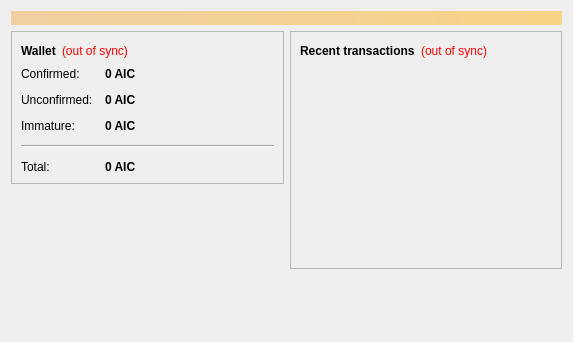
<?xml version="1.0" encoding="UTF-8"?>
<ui version="4.0">
 <class>OverviewPage</class>
 <widget class="QWidget" name="OverviewPage">
  <property name="geometry">
   <rect>
    <x>0</x>
    <y>0</y>
    <width>573</width>
    <height>342</height>
   </rect>
  </property>
  <property name="windowTitle">
   <string>Form</string>
  </property>
  <layout class="QVBoxLayout" name="topLayout">
   <item>
    <widget class="QLabel" name="labelAlerts">
     <property name="visible">
      <bool>false</bool>
     </property>
     <property name="styleSheet">
      <string notr="true">background-color: qlineargradient(x1: 0, y1: 0, x2: 1, y2: 0, stop:0 #F0D0A0, stop:1 #F8D488); color:#000000;</string>
     </property>
     <property name="wordWrap">
      <bool>true</bool>
     </property>
     <property name="margin">
      <number>3</number>
     </property>
    </widget>
   </item>
   <item>
    <layout class="QHBoxLayout" name="horizontalLayout" stretch="1,1">
     <item>
      <layout class="QVBoxLayout" name="verticalLayout_2">
       <item>
        <widget class="QFrame" name="frame">
         <property name="frameShape">
          <enum>QFrame::StyledPanel</enum>
         </property>
         <property name="frameShadow">
          <enum>QFrame::Raised</enum>
         </property>
         <layout class="QVBoxLayout" name="verticalLayout_4">
          <item>
           <layout class="QHBoxLayout" name="horizontalLayout_4">
            <item>
             <widget class="QLabel" name="label_5">
              <property name="font">
               <font>
                <weight>75</weight>
                <bold>true</bold>
               </font>
              </property>
              <property name="text">
               <string>Wallet</string>
              </property>
             </widget>
            </item>
            <item>
             <widget class="QLabel" name="labelWalletStatus">
              <property name="toolTip">
               <string>The displayed information may be out of date. Your wallet automatically synchronizes with the AladinCoin network after a connection is established, but this process has not completed yet.</string>
              </property>
              <property name="styleSheet">
               <string notr="true">QLabel { color: red; }</string>
              </property>
              <property name="text">
               <string notr="true">(out of sync)</string>
              </property>
              <property name="alignment">
               <set>Qt::AlignLeading|Qt::AlignLeft|Qt::AlignVCenter</set>
              </property>
             </widget>
            </item>
            <item>
             <spacer name="horizontalSpacer_2">
              <property name="orientation">
               <enum>Qt::Horizontal</enum>
              </property>
              <property name="sizeHint" stdset="0">
               <size>
                <width>40</width>
                <height>20</height>
               </size>
              </property>
             </spacer>
            </item>
           </layout>
          </item>
          <item>
           <layout class="QFormLayout" name="formLayout_2">
            <property name="fieldGrowthPolicy">
             <enum>QFormLayout::AllNonFixedFieldsGrow</enum>
            </property>
            <property name="horizontalSpacing">
             <number>12</number>
            </property>
            <property name="verticalSpacing">
             <number>12</number>
            </property>
            <item row="0" column="0">
             <widget class="QLabel" name="label">
              <property name="text">
               <string>Confirmed:</string>
              </property>
             </widget>
            </item>
            <item row="0" column="1">
             <widget class="QLabel" name="labelBalance">
              <property name="font">
               <font>
                <weight>75</weight>
                <bold>true</bold>
               </font>
              </property>
              <property name="cursor">
               <cursorShape>IBeamCursor</cursorShape>
              </property>
              <property name="toolTip">
               <string>Your current spendable balance</string>
              </property>
              <property name="text">
               <string notr="true">0 AIC</string>
              </property>
              <property name="textInteractionFlags">
               <set>Qt::LinksAccessibleByMouse|Qt::TextSelectableByKeyboard|Qt::TextSelectableByMouse</set>
              </property>
             </widget>
            </item>
            <item row="1" column="0">
             <widget class="QLabel" name="label_3">
              <property name="text">
               <string>Unconfirmed:</string>
              </property>
             </widget>
            </item>
            <item row="1" column="1">
             <widget class="QLabel" name="labelUnconfirmed">
              <property name="font">
               <font>
                <weight>75</weight>
                <bold>true</bold>
               </font>
              </property>
              <property name="cursor">
               <cursorShape>IBeamCursor</cursorShape>
              </property>
              <property name="toolTip">
               <string>Total of transactions that have yet to be confirmed, and do not yet count toward the spendable balance</string>
              </property>
              <property name="text">
               <string notr="true">0 AIC</string>
              </property>
              <property name="textInteractionFlags">
               <set>Qt::LinksAccessibleByMouse|Qt::TextSelectableByKeyboard|Qt::TextSelectableByMouse</set>
              </property>
             </widget>
            </item>
            <item row="2" column="0">
             <widget class="QLabel" name="labelImmatureText">
              <property name="text">
               <string>Immature:</string>
              </property>
             </widget>
            </item>
            <item row="2" column="1">
             <widget class="QLabel" name="labelImmature">
              <property name="font">
               <font>
                <weight>75</weight>
                <bold>true</bold>
               </font>
              </property>
              <property name="toolTip">
               <string>Mined balance that has not yet matured</string>
              </property>
              <property name="text">
               <string notr="true">0 AIC</string>
              </property>
              <property name="textInteractionFlags">
               <set>Qt::LinksAccessibleByMouse|Qt::TextSelectableByKeyboard|Qt::TextSelectableByMouse</set>
              </property>
             </widget>
            </item>
            <item row="4" column="0">
             <widget class="QLabel" name="labelTotalText">
              <property name="text">
               <string>Total:</string>
              </property>
             </widget>
            </item>
            <item row="4" column="1">
             <widget class="QLabel" name="labelTotal">
              <property name="font">
               <font>
                <weight>75</weight>
                <bold>true</bold>
               </font>
              </property>
              <property name="cursor">
               <cursorShape>IBeamCursor</cursorShape>
              </property>
              <property name="toolTip">
               <string>Your current total balance</string>
              </property>
              <property name="text">
               <string notr="true">0 AIC</string>
              </property>
              <property name="textInteractionFlags">
               <set>Qt::LinksAccessibleByMouse|Qt::TextSelectableByKeyboard|Qt::TextSelectableByMouse</set>
              </property>
             </widget>
            </item>
            <item row="3" column="0" colspan="2">
             <widget class="Line" name="line">
              <property name="orientation">
               <enum>Qt::Horizontal</enum>
              </property>
             </widget>
            </item>
           </layout>
          </item>
         </layout>
        </widget>
       </item>
       <item>
        <spacer name="verticalSpacer">
         <property name="orientation">
          <enum>Qt::Vertical</enum>
         </property>
         <property name="sizeHint" stdset="0">
          <size>
           <width>20</width>
           <height>40</height>
          </size>
         </property>
        </spacer>
       </item>
      </layout>
     </item>
     <item>
      <layout class="QVBoxLayout" name="verticalLayout_3">
       <item>
        <widget class="QFrame" name="frame_2">
         <property name="frameShape">
          <enum>QFrame::StyledPanel</enum>
         </property>
         <property name="frameShadow">
          <enum>QFrame::Raised</enum>
         </property>
         <layout class="QVBoxLayout" name="verticalLayout">
          <item>
           <layout class="QHBoxLayout" name="horizontalLayout_2">
            <item>
             <widget class="QLabel" name="label_4">
              <property name="text">
               <string>&lt;b&gt;Recent transactions&lt;/b&gt;</string>
              </property>
             </widget>
            </item>
            <item>
             <widget class="QLabel" name="labelTransactionsStatus">
              <property name="toolTip">
               <string>The displayed information may be out of date. Your wallet automatically synchronizes with the AladinCoin network after a connection is established, but this process has not completed yet.</string>
              </property>
              <property name="styleSheet">
               <string notr="true">QLabel { color: red; }</string>
              </property>
              <property name="text">
               <string notr="true">(out of sync)</string>
              </property>
              <property name="alignment">
               <set>Qt::AlignRight|Qt::AlignTrailing|Qt::AlignVCenter</set>
              </property>
             </widget>
            </item>
            <item>
             <spacer name="horizontalSpacer">
              <property name="orientation">
               <enum>Qt::Horizontal</enum>
              </property>
              <property name="sizeHint" stdset="0">
               <size>
                <width>40</width>
                <height>20</height>
               </size>
              </property>
             </spacer>
            </item>
           </layout>
          </item>
          <item>
           <widget class="QListView" name="listTransactions">
            <property name="styleSheet">
             <string notr="true">QListView { background: transparent; }</string>
            </property>
            <property name="frameShape">
             <enum>QFrame::NoFrame</enum>
            </property>
            <property name="verticalScrollBarPolicy">
             <enum>Qt::ScrollBarAlwaysOff</enum>
            </property>
            <property name="horizontalScrollBarPolicy">
             <enum>Qt::ScrollBarAlwaysOff</enum>
            </property>
            <property name="selectionMode">
             <enum>QAbstractItemView::NoSelection</enum>
            </property>
           </widget>
          </item>
         </layout>
        </widget>
       </item>
       <item>
        <spacer name="verticalSpacer_2">
         <property name="orientation">
          <enum>Qt::Vertical</enum>
         </property>
         <property name="sizeHint" stdset="0">
          <size>
           <width>20</width>
           <height>40</height>
          </size>
         </property>
        </spacer>
       </item>
      </layout>
     </item>
    </layout>
   </item>
  </layout>
 </widget>
 <resources/>
 <connections/>
</ui>
